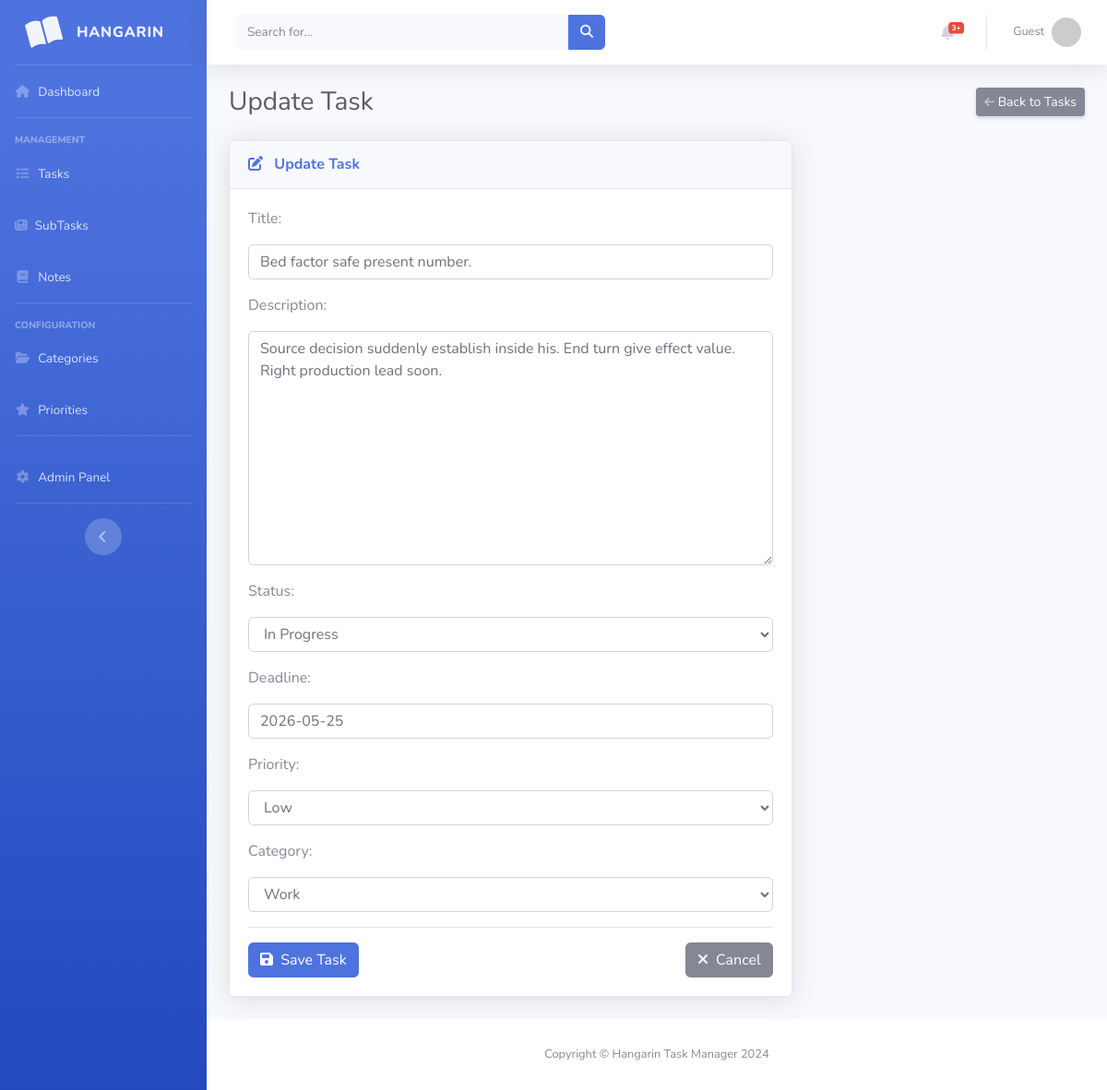
Page /task_list/9/ on the committed database.
### taskmanager/models.py (models this page shows, shortened)
class BaseModel(models.Model):
    created_at = models.DateTimeField(auto_now_add=True)
    updated_at = models.DateTimeField(auto_now=True)
    class Meta:
        abstract = True

class Task(BaseModel):
    title = models.CharField(max_length=200)
    description = models.TextField()
    status = models.CharField(
        max_length=50,
        choices=[
            ("Pending", "Pending"),
            ("In Progress", "In Progress"),
            ("Completed", "Completed"),
        ],
        default="Pending"
    )
    deadline = models.DateField()
    priority = models.ForeignKey(Priority, on_delete=models.CASCADE)
    category = models.ForeignKey(Category, on_delete=models.CASCADE)

### taskmanager/views.py (the view)
# urls.py: path('task_list/<int:pk>/', TaskUpdateView.as_view(), name='task-update'),
class TaskUpdateView(UpdateView):
    model = Task
    form_class = TaskForm
    template_name = 'task_form.html'
    success_url = reverse_lazy('task-list')

### taskmanager/forms.py
class TaskForm(ModelForm):
    class Meta:
        model = Task
        fields = "__all__"

### taskmanager/models.py (called while the page is built)
    def __str__(self):
        return self.name

    def __str__(self):
        return self.name

### templates/task_form.html (shortened to what this page needs)
{% extends 'base.html' %}
{% load static %}
{% block content %}
<div class="d-sm-flex align-items-center justify-content-between mb-4">
    <h1 class="h3 mb-0 text-gray-800">{% if object %}Update Task{% else %}Add New Task{% endif %}</h1>
    <a href="{% url 'task-list' %}" class="d-none d-sm-inline-block btn btn-sm btn-secondary shadow-sm">
         Back to Tasks
    </a>
</div>
<div class="row">
    <div class="col-lg-8">
        <div class="card shadow mb-4">
            <div class="card-header py-3">
                <h6 class="m-0 font-weight-bold text-primary">
                    <i class="fas fa-{% if object %}edit{% else %}plus{% endif %} mr-2"></i>
                    {% if object %}Update Task{% else %}Add New Task{% endif %}
                </h6>
            </div>
            <div class="card-body">
                <form method="post" novalidate>
                    {% include 'includes/form.html' %}
                    <hr>
                    <div class="d-flex justify-content-between">
                        <button type="submit" class="btn btn-primary">
                            <i class="fas fa-save mr-1"></i> Save Task
                        </button>
                        <a href="{% url 'task-list' %}" class="btn btn-secondary">
                            <i class="fas fa-times mr-1"></i> Cancel
                        </a>
                    </div>
                </form>
            </div>
        </div>
    </div>
</div>
{% endblock %}

### templates/includes/form.html (shortened to what this page needs)
{% load widget_tweaks %}
{% for field in form %}
<div class="field item form-group">
    <label>{{ field.label_tag }}</label>
    <div class="form-group">
        {% render_field field class="form-control" %}
    </div>
</div>
{% endfor %}

### rows in the picture
Task: title "Bed factor safe present number." "Source decision suddenly establish inside his. End turn give effect value. Right production lead soon." "In Progress" "2026-05-25" "Low" "Work"

### other values in the picture
{{ field.label_tag }} "Title:" "Description:" "Status:" "Deadline:" "Priority:" "Category:"
